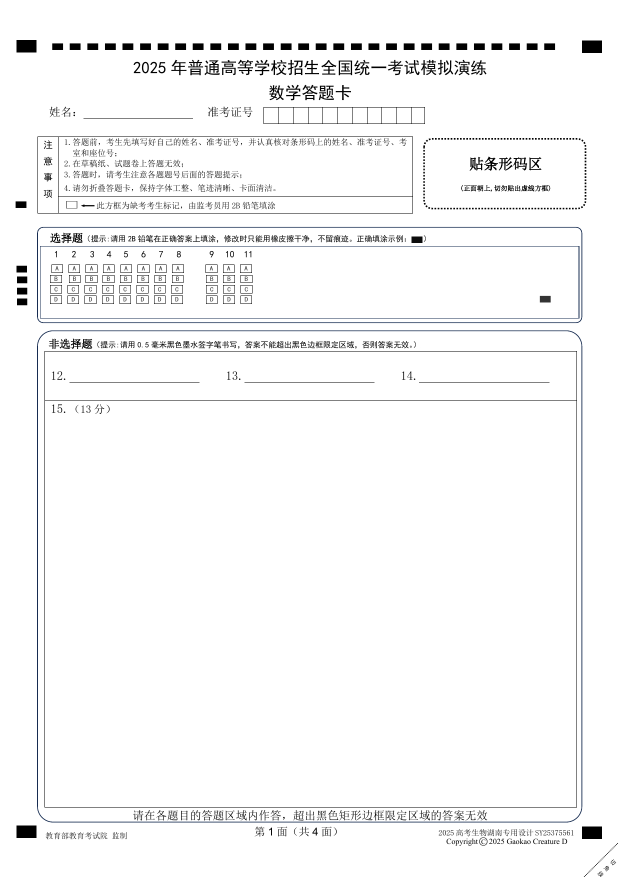
#> input picture answersheet/.ref/a1-1.png, 1241 x 1754 px (shown at 1/2 size)
$ python pxcmp.py ../a1-1.png ../a1-2.png
#> lines starting #> are read from the running program, lines starting #| are printed output that depends on the picture
# -*- coding: utf-8 -*-
"""逐像素核对：矢量 PDF 的 300dpi 渲染 vs 预览的 300dpi 截图。

两张图都是 0.0847mm/px、都是 210×297mm 整页、白底，
所以可以直接按「每 1mm 段墨量」和「横线位置」比。

差异来源（预期内的）：
  · 字形不同渲染器（Poppler vs Chrome）会有细微抗锯齿差；
  · 预览的黑框是 CSS border（画在盒内），矢量是路径描边（线宽居中），
    差半个线宽 = 0.13mm，在 300dpi 下约 1.5px。
所以判据不是「像素相同」，而是：
  · 每 1mm 段的墨量分布形状一致（相关性强、无明显缺失段）；
  · 关键横线的位置差 < 0.15mm。
"""
import io, sys
sys.stdout.reconfigure(encoding='utf-8')
from PIL import Image

pdf_png, prev_png = sys.argv[1], sys.argv[2]

def load(path, w, h):
    im = Image.open(path).convert('L')
    if im.size != (w, h):
        im = im.resize((w, h), Image.LANCZOS)
    return im.load()

# ⚠ 不要假定两张图同分辨率 —— 分别按自己的宽度推 px/mm，
#   再统一重采样到同一栅格。差一点点分辨率就会让横线整体偏移 2mm。
ia, ib = Image.open(pdf_png), Image.open(prev_png)
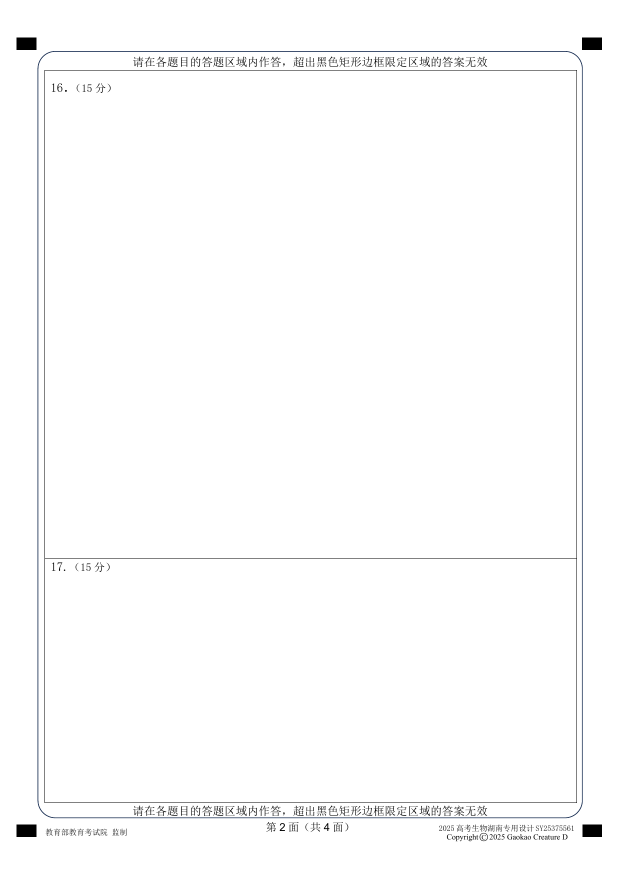
#> input picture answersheet/.ref/a1-2.png, 1241 x 1754 px (shown at 1/2 size)
#> ia is the input picture: PIL image 1241x1754 RGB; mean R, G, B 246.6, 246.8, 247
#> ib is the input picture: PIL image 1241x1754 RGB; mean R, G, B 252, 252, 252.2
print('矢量渲染 %s  %.2f px/mm' % (ia.size, ia.size[0] / 210.0))
#| 矢量渲染 (1241, 1754)  5.91 px/mm
print('预览截图 %s  %.2f px/mm' % (ib.size, ib.size[0] / 210.0))
#| 预览截图 (1241, 1754)  5.91 px/mm
TARGET = 300.0
PPM = TARGET / 25.4
W, H = int(round(210 * PPM)), int(round(297 * PPM))
A = load(pdf_png, W, H)
#> in load, `im = im.resize((w, h), Image.LANCZOS)`:
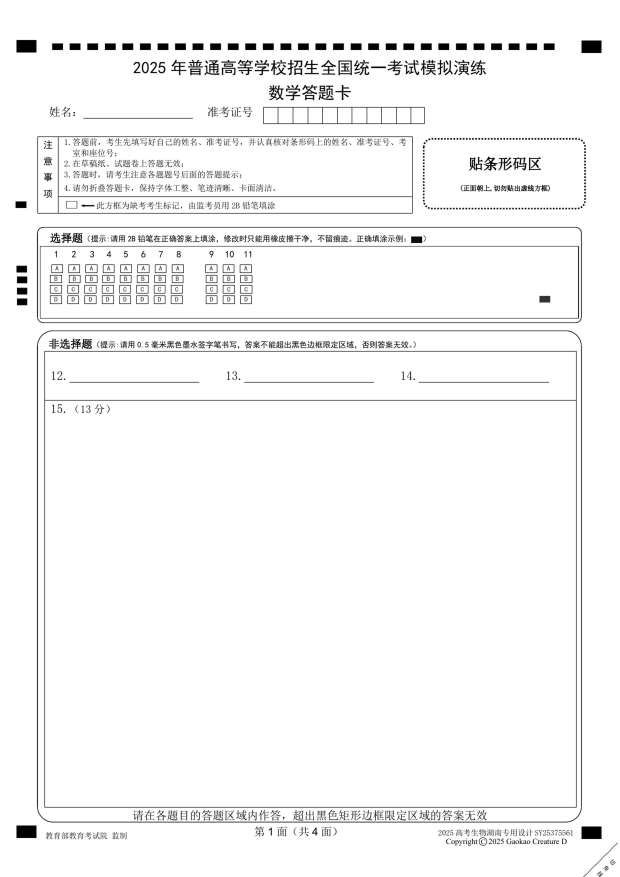
#> im: PIL image 2480x3508 L (shown at 1/4 size); min 0, max 255, mean 246.2
B = load(prev_png, W, H)
print('统一重采样到 %dx%d  (%.4f mm/px, 等价 %.0f dpi)' % (W, H, 25.4 / TARGET, TARGET))

def dark(p, x, y, th=160):
    return p[x, y] < th

# ── 每 1mm 段墨量 ──────────────────────────────────────────────────
mmN = 297
sa = [0] * mmN
sb = [0] * mmN
for y in range(H):
    s = min(mmN - 1, int(y / PPM))
    ca = cb = 0
    for x in range(0, W, 2):
        if A[x, y] < 160: ca += 1
        if B[x, y] < 160: cb += 1
    sa[s] += ca
    sb[s] += cb

ta, tb = sum(sa), sum(sb)
print('总墨量：矢量 %d   预览 %d   比值 %.3f' % (ta, tb, ta / max(1, tb)))

ink_a = [i for i, v in enumerate(sa) if v > 20]
ink_b = [i for i, v in enumerate(sb) if v > 20]
miss_a = sorted(set(ink_b) - set(ink_a))
miss_b = sorted(set(ink_a) - set(ink_b))
print('有墨的 1mm 段：矢量 %d，预览 %d' % (len(ink_a), len(ink_b)))
print('  预览有墨而矢量没有的段：%s' % (miss_a if miss_a else '无'))
print('  矢量有墨而预览没有的段：%s' % (miss_b if miss_b else '无'))

# 相关性
import math
n = len(ink_b)
if n > 2:
    ma, mb = sum(sa) / mmN, sum(sb) / mmN
    cov = sum((sa[i] - ma) * (sb[i] - mb) for i in range(mmN))
    va = math.sqrt(sum((sa[i] - ma) ** 2 for i in range(mmN)))
    vb = math.sqrt(sum((sb[i] - mb) ** 2 for i in range(mmN)))
    print('每毫米墨量相关系数 r = %.4f  （1.0 = 完全一致）' % (cov / (va * vb + 1e-9)))

# 最差的段
diffs = [(abs(sa[i] - sb[i]) / max(1, sb[i]), i, sa[i], sb[i])
         for i in range(mmN) if sb[i] >= 80]
diffs.sort(reverse=True)
print('\n偏差最大的 12 段：')
for rel, i, a, b in diffs[:12]:
    print('   %3d mm  矢量 %6d  预览 %6d  差 %3.0f%%' % (i, a, b, rel * 100))

# ── 横线位置 ───────────────────────────────────────────────────────
def hlines(p):
    out = []
    y = 0
    while y < H:
        c = sum(1 for x in range(0, W, 4) if dark(p, x, y))
        if c / (W / 4) > 0.55:
            y0 = y
            while y < H:
                c2 = sum(1 for x in range(0, W, 4) if dark(p, x, y))
                if c2 / (W / 4) <= 0.55:
                    break
                y += 1
            out.append((y0 + y - 1) / 2 / PPM)
        y += 1
    return out

#> (the run stopped early here; a loop or call above may not have finished)
